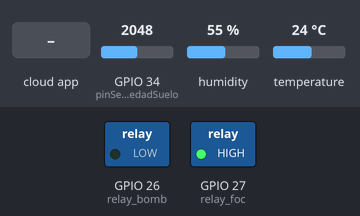
This sketch was run on a simulated ESP32. Parts: switched loads named in the sketch (green lamp = pin HIGH). The inputs (shaded band) are chosen by the test bench; at power-on: GPIO 34 (pinSensorHumedadSuelo) = 2048, temperature 24 °C, humidity 55 %. WiFi joins after 1.5 s; servers stay silent unless stated.

Above: at 2.7 s.
2.8 s: GPIO 34 (pinSensorHumedadSuelo) set to 1534
7.7 s: GPIO 34 (pinSensorHumedadSuelo) set to 1428
At 12.4 s:
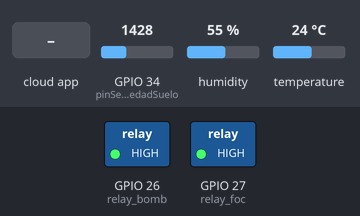
13.0 s: temperature set to 21 °C
17.7 s: temperature set to 18 °C
At 22.0 s:
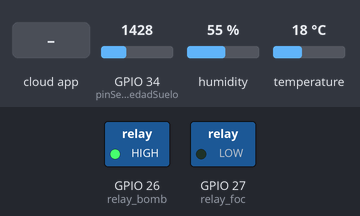
23.0 s: the phone or cloud app sets relay_bomba to 1
At 27.4 s:
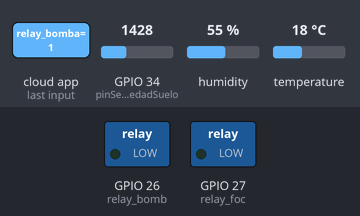
28.0 s: the phone or cloud app sets relay_bomba to 0
At 32.8 s:
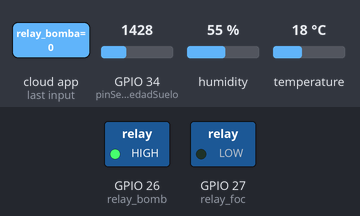
Timing chart, 0 to 34.0 s (numbered marks = the images above; inputs shaded):
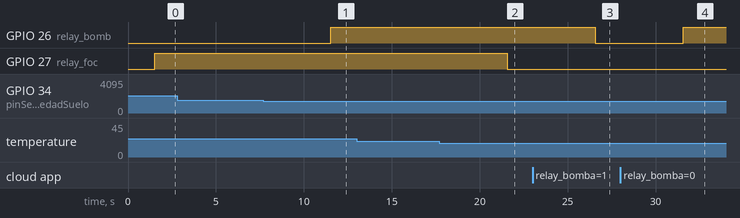

Measured:
- the behaviour switches between 1500 and 1499 on GPIO 34 (pinSensorHumedadSuelo) (found by bisection; images 0 and 1)
- the behaviour switches between 20 and 19 °C on temperature (found by bisection; images 1 and 2)
- after the input at 2.8 s, every drawn part: stays the same
- after the input at 7.7 s, GPIO 26 (relay_bomb): LOW → HIGH after 3.8 s
- after the input at 13.0 s, every drawn part: stays the same
- after the input at 17.7 s, GPIO 27 (relay_foc): HIGH → LOW after 3.9 s
- after the input at 23.0 s, GPIO 26 (relay_bomb): HIGH → LOW after 3.6 s
- after the input at 28.0 s, GPIO 26 (relay_bomb): LOW → HIGH after 3.6 s

The sketch:

Prueba_aug01a.ino
```cpp
#include "arduino_secrets.h"// Importar los datos con el que se conecta a Internet

#include <DHTesp.h> //Una biblioteca Arduino para leer la familia DHT de sensores de temperatura y humedad.
#include "thingProperties.h"// importar las variables de los componentes y funciones

DHTesp dht; //Creamos una instancia de DHTesp

//Asignacion de pines de los relay para la bomba de agua y el foco
#define relay_bomb 26
#define relay_foc 27

#define pinSensorDT11 15
#define pinSensorHumedadSuelo 34

void setup() {
  // Initialize serial and wait for port to open:
  Serial.begin(9600);
  // This delay gives the chance to wait for a Serial Monitor without blocking if none is found
  delay(1500);

  // Defined in thingProperties.h
  initProperties();

  // Connect to Arduino IoT Cloud
  ArduinoCloud.begin(ArduinoIoTPreferredConnection);

  setDebugMessageLevel(2);//Nivel de informacion, el máximo es 4 y el mínimo es cero. Para hoy, lo estableceremos en 2.
  ArduinoCloud.printDebugInfo();// La función ArduinoCloud.printDebugInfo() le permite obtener más información
  // relacionada con el estado de la red y la conexión y errores de IoT Cloud.

  //Asingacion del pin del sensor DT11
  dht.setup(pinSensorDT11,DHTesp::DHT11);

  pinMode(relay_bomb, OUTPUT);
  pinMode(relay_foc, OUTPUT);
  }

void loop() {

  ArduinoCloud.update();

  // Obtener los valores de temperatura y humedad del DHT11
  temperatura = dht.getTemperature();
  humedad = dht.getHumidity();

  //Obtener el valor de humedad del suelo
  humedad_suelo=analogRead(pinSensorHumedadSuelo);

  onRelayBombaChange();
  onRelayFocoChange();

  delay(5000);

}

void onRelayBombaChange(){

  // va de 0 (muy mojado) a 5000 (muy seco)
  if (relay_bomba || humedad_suelo>3000){
    digitalWrite(relay_bomb, LOW); // Se prende
  } else {
    if(humedad_suelo < 1500){
       digitalWrite(relay_bomb, HIGH);// Se apaga
    }
  }
}

void onRelayFocoChange(){
  if (relay_foco || temperatura<20){
    digitalWrite(relay_foc, LOW); // Se prende
  } else {
    if(temperatura>=24){
    digitalWrite(relay_foc, HIGH); // Se apaga
    }
  }
}
```

arduino_secrets.h
```cpp
#define SECRET_SSID "" //nombre de la red
#define SECRET_PASS "" //contraseña de la red
#define SECRET_DEVICE_KEY "" //identificador del ESP32
```

thingProperties.h
```cpp
// Code generated by Arduino IoT Cloud, DO NOT EDIT.

//Librerias de Arduino IoT Cloud
#include <ArduinoIoTCloud.h>
#include <Arduino_ConnectionHandler.h>

const char DEVICE_LOGIN_NAME[]  = "a97a680f-df1a-4c6d-b42f-01ddd459c3f7"; //ID para conectar a IoT Cloud

const char SSID[]               = SECRET_SSID;    // Network SSID (name)
const char PASS[]               = SECRET_PASS;    // Network password (use for WPA, or use as key for WEP)
const char DEVICE_KEY[]  = SECRET_DEVICE_KEY;    // Secret device password

void onRelayBombaChange();
void onRelayFocoChange();

float humedad;
float temperatura;
int humedad_suelo;
bool relay_bomba;
bool relay_foco;

//Declaracion de variables de los componentes y funciones
void initProperties(){

  ArduinoCloud.setBoardId(DEVICE_LOGIN_NAME);
  ArduinoCloud.setSecretDeviceKey(DEVICE_KEY);

  ArduinoCloud.addProperty(humedad, READ, ON_CHANGE, NULL, 1); //canal=1
  ArduinoCloud.addProperty(temperatura, READ, ON_CHANGE, NULL, 1);
  ArduinoCloud.addProperty(humedad_suelo, READ, ON_CHANGE, NULL, 1);

  ArduinoCloud.addProperty(relay_bomba, READWRITE, ON_CHANGE, onRelayBombaChange);
  ArduinoCloud.addProperty(relay_foco, READWRITE, ON_CHANGE, onRelayFocoChange);

}

WiFiConnectionHandler ArduinoIoTPreferredConnection(SSID, PASS);
```
